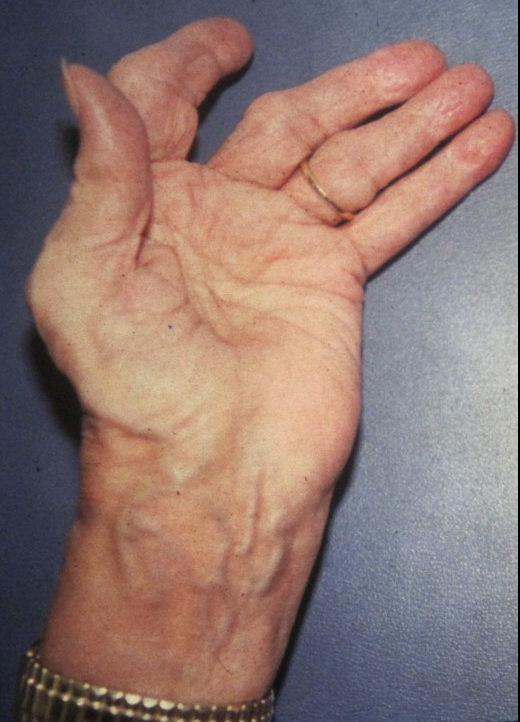
#> input picture hand.png, 520 x 722 px, given in place of hand.jpg, which was not available
$ python kerasfoo.py
#> lines starting #> are read from the running program, lines starting #| are printed output that depends on the picture
import cv2
from Segmentation.Seg_Model import SegModel

def get_model(input_size=(320, 320, 3)):
    SegM = SegModel(input_size)
    Smodel = SegM.model
    Smodel.load_weights('Seg_weight.hdf5')
    l = len(Smodel.layers)
    for layer in Smodel.layers[:l]:
        layer.trainable = False

    return Smodel

img = cv2.imread('./hand.jpg')
#> img is the input picture: shape (722, 520, 3); mean B, G, R 113.4, 119.9, 144.6
orig_size = img.shape
#> orig_size = (722, 520, 3)
res = cv2.resize(img, dsize=(320, 320), interpolation=cv2.INTER_CUBIC)
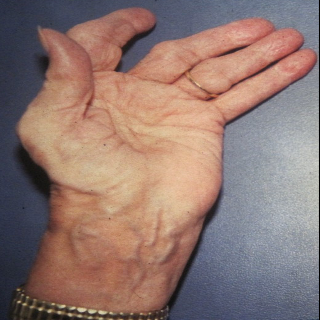
#> res: shape (320, 320, 3); mean B, G, R 113.5, 120, 144.7
#> (the run stopped early here; a loop or call above may not have finished)

$ run again, with test1_eroded.jpg saved as hand.png
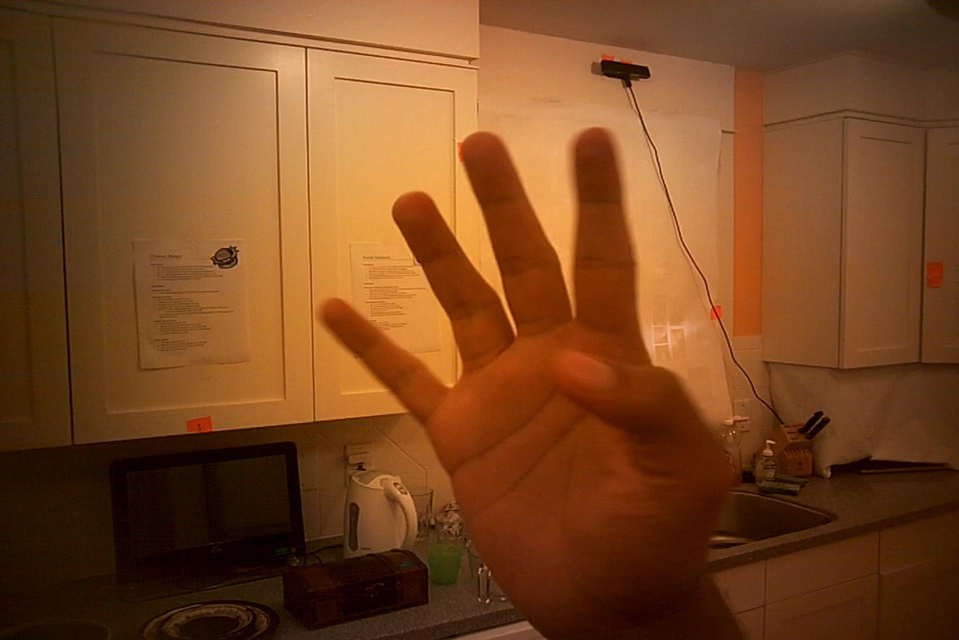
#> input picture test1_eroded.jpg, 1918 x 1280 px, given in place of hand.jpg, which was not available (shown at 1/2 size)
#> img is the input picture: shape (1280, 1918, 3); mean B, G, R 32.7, 69.9, 119.5
#> `res = cv2.resize(img, dsize=(320, 320), interpolation=cv2.INTER_CUBIC)`:
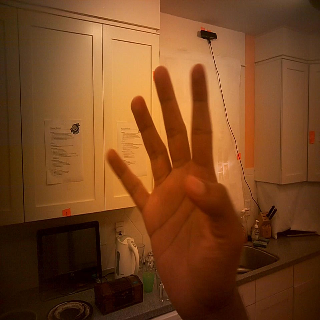
#> res: shape (320, 320, 3); mean B, G, R 32.7, 69.9, 119.5
